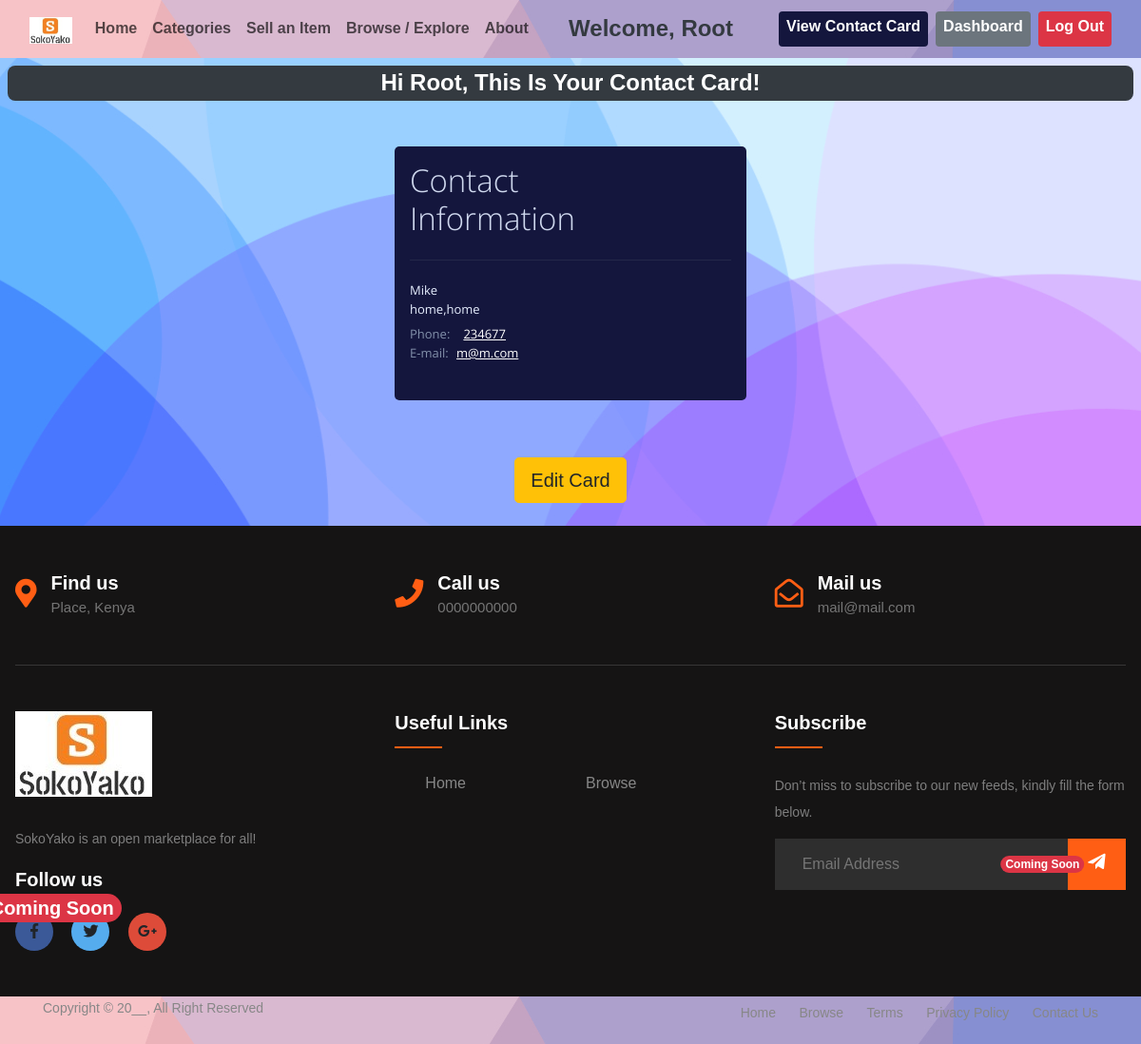
Before: /view-contact-card/ (signed in) with the older database file.
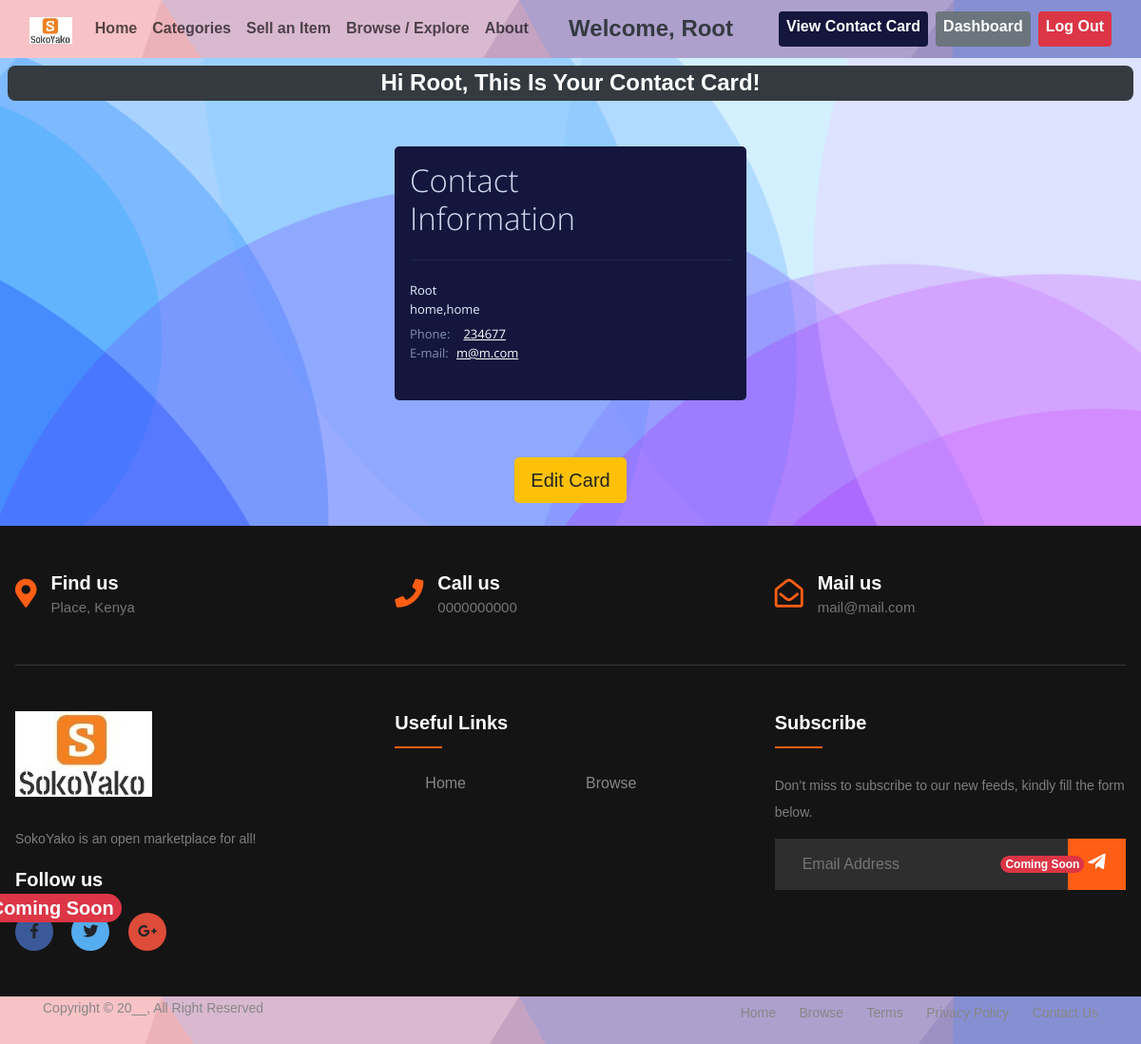
After: the same page with the newer database file.
### base/models.py (models this page shows, shortened)
class ContactCard(models.Model):
    user = models.OneToOneField(User, on_delete=models.CASCADE)
    full_name = models.CharField(max_length=60)
    phone_number = models.CharField(max_length=15)
    email = models.EmailField()
    address = models.CharField(max_length=60)
    location = models.CharField(max_length=400, blank=True, null=True)

### base/views.py (the view)
# urls.py: path('view-contact-card/', views.view_contact_card, name='view_contact_card'),
@login_required
def view_contact_card(request):
    contact_card = get_object_or_404(ContactCard, user=request.user)
    return render(request, 'view_contact_card.html', {'contact_card': contact_card})

### base/templates/view_contact_card.html (shortened to what this page needs)
{% extends 'layout.html' %}
{% load static %}
{% block data %}
    <div class="container-fluid p-2 clearfix">
        <h2 class="mb-5 fs-3 text-center text-white fs-4 fw-bolder bg-dark p-1 rounded-3 text-capitalize">Hi {{ user.username}}, This is your Contact Card!</h2>
        <div class="contact mt-2 p-3 container-fluid">
            <h2 class="h2cnt">
                Contact
                <br>
                Information
            </h2>
            <hr class="hrcnt">
            <h3 class="h3cnt">
                {{ contact_card.full_name}}
                <br>
                {{ contact_card.address }}
            </h3>
            <p class="pcnt">
                <span class="prefix ">Phone:</span>
                <a href="tel:#" class="phone text-decoration-underline">{{ contact_card.phone_number }}</a>
                <br>
                E-mail:
                <a class="email text-decoration-underline" href="mailto:#">{{ contact_card.email }}</a>
            </p>
        </div>
        <div class="form-group col-lg-12 mx-auto mb-3 text-center">
            <a href="{% url 'base:edit_contact_card' %}" class="btn btn-warning btn-lg">Edit Card</a>
        </div>
    </div>
{% endblock %}

Changed rows visible on the page:
changed ContactCard "home,home": full_name "Mike" → "Root"
